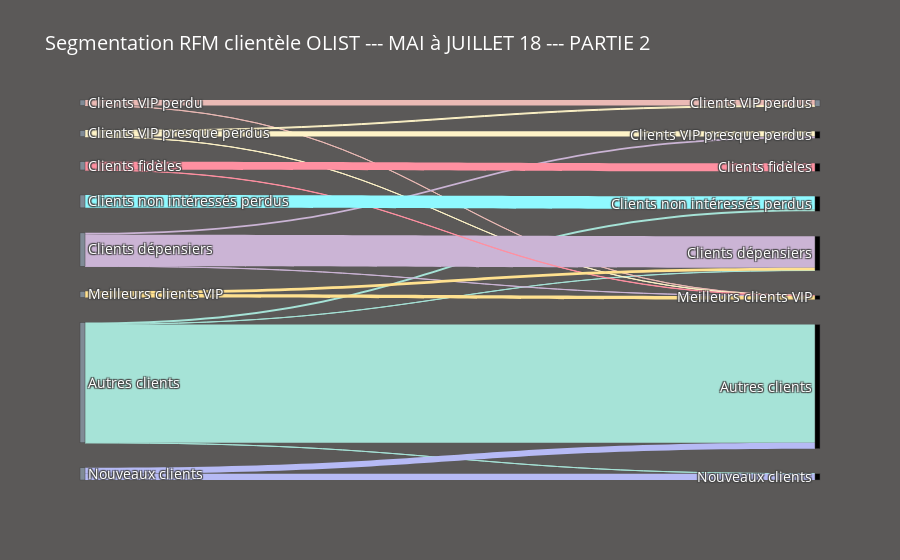

The notebook cell saved with this chart:
### Markdown cell above
### <span class="bg-warning"> 4.2.5 Stabilité par morceaux : PARTIE 2. De mai à juillet 18<span>

### Code cell
#Sankey vue d'ensemble
source = [0, 0, 0, 0,       # Autres clients
          1, 1,             # Clients VIP perdus  
          2, 2, 2,          # Clients VIP presque perdus
          3, 3, 3,          # Clients dépensiers 
          4, 4,             # Clients fidèles 
          5,                # Clients non intéressés perdus
          6, 6,             # Meilleurs clients VIP    
          7, 7]             # Nouveaux clients

target = [25, 23, 22, 26,
          14, 24,
          14, 17, 24,
          17, 23, 24,
          20, 24,
          22,
          23, 24,
          25, 26]         

value = [42559, 42, 701, 3,
         1948, 32,
         329, 1839, 44,
         654, 11332, 46, 
         2913, 87,  
         4638,
         985, 1241, 
         2139, 2266]

label = ['Autres clients',#0
         'Clients VIP perdu', #1
         'Clients VIP presque perdus',#2
         'Clients dépensiers',#3
         'Clients fidèles', #4
         'Clients non intéressés perdus',#5
         'Meilleurs clients VIP', #6
         'Nouveaux clients',#7
         
         'Autres clients',#25                 # Autres clients
         'Clients dépensiers',#23
         'Clients non intéressés perdus',#22
         'Nouveaux clients',#26
         
         'Clients VIP perdus', #14           # Clients VIP perdus
         'Meilleurs clients VIP',#24
         
         'Clients VIP perdus', #14          # Clients VIP presque perdus
         'Clients VIP presque perdus',#17
         'Meilleurs clients VIP', #24
         
         'Clients VIP presque perdus',#17     # Clients dépensiers
         'Clients dépensiers',#23
         'Meilleurs clients VIP',#24
                
         'Clients fidèles',#20                # Clients fidèles
         'Meilleurs clients VIP',#24
                          
         'Clients non intéressés perdus',#22  # Clients non intéressés perdus
                     
         'Clients dépensiers',#23            # Meilleurs clients VIP
         'Meilleurs clients VIP',#24
         
         'Autres clients',#25                 # Nouveaux clients
         'Nouveaux clients'#26
        ]

# Node data
color_node = ['#808B96', '#808B96', '#808B96', '#808B96', '#808B96', '#808B96', '#808B96', '#808B96', 
              '#808B96', '#808B96', '#808B96', '#808B96', '#808B96', '#808B96', '#808B96', '#808B96']
         
# link data
color_link = ['#A6E3D7', '#A6E3D7', '#A6E3D7', '#A6E3D7',
              '#EBBAB5', '#EBBAB5',  
              '#FEF3C7', '#FEF3C7', '#FEF3C7',  
              '#CBB4D5', '#CBB4D5', '#CBB4D5', 
              '#FF90A1', '#FF90A1', 
              '#8FF9FF', 
              '#FFE18F', '#FFE18F', 
              '#B6BAF5', '#B6BAF5']

# data to dict, dict to sankey
link = dict(source = source, target = target, value = value, color=color_link)
node = dict(label = label, pad=25, thickness=5, color=color_node)
data = go.Sankey(link = link, node=node, arrangement= 'freeform')

# plot
fig = go.Figure(data)
fig.update_layout(
    hovermode = 'x',
    title="Segmentation RFM clientèle OLIST --- MAI à JUILLET 18 --- PARTIE 2",
    font=dict(size = 14, color = 'white'),
    paper_bgcolor='#5B5958',
)
fig.show()

### Figure 1 — Plotly figure (JSON) as saved in the notebook; plotly's stock layout.template omitted (floating-point values rounded to 4 significant figures)
{"data": [{"arrangement": "freeform", "link": {"color": ["#A6E3D7", "#A6E3D7", "#A6E3D7", "#A6E3D7", "#EBBAB5", "#EBBAB5", "#FEF3C7", "#FEF3C7", "#FEF3C7", "#CBB4D5", "#CBB4D5", "#CBB4D5", "#FF90A1", "#FF90A1", "#8FF9FF", "#FFE18F", "#FFE18F", "#B6BAF5", "#B6BAF5"], "source": [0, 0, 0, 0, 1, 1, 2, 2, 2, 3, 3, 3, 4, 4, 5, 6, 6, 7, 7], "target": [25, 23, 22, 26, 14, 24, 14, 17, 24, 17, 23, 24, 20, 24, 22, 23, 24, 25, 26], "value": [42559, 42, 701, 3, 1948, 32, 329, 1839, 44, 654, 11332, 46, 2913, 87, 4638, 985, 1241, 2139, 2266]}, "node": {"color": ["#808B96", "#808B96", "#808B96", "#808B96", "#808B96", "#808B96", "#808B96", "#808B96", "#808B96", "#808B96", "#808B96", "#808B96", "#808B96", "#808B96", "#808B96", "#808B96"], "label": ["Autres clients", "Clients VIP perdu", "Clients VIP presque perdus", "Clients dépensiers", "Clients fidèles", "Clients non intéressés perdus", "Meilleurs clients VIP", "Nouveaux clients", "Autres clients", "Clients dépensiers", "Clients non intéressés perdus", "Nouveaux clients", "Clients VIP perdus", "Meilleurs clients VIP", "Clients VIP perdus", "Clients VIP presque perdus", "Meilleurs clients VIP", "Clients VIP presque perdus", "Clients dépensiers", "Meilleurs clients VIP", "Clients fidèles", "Meilleurs clients VIP", "Clients non intéressés perdus", "Clients dépensiers", "Meilleurs clients VIP", "Autres clients", "Nouveaux clients"], "pad": 25, "thickness": 5}, "type": "sankey"}], "layout": {"font": {"color": "white", "size": 14}, "hovermode": "x", "paper_bgcolor": "#5B5958", "title": {"text": "Segmentation RFM clientèle OLIST --- MAI à JUILLET 18 --- PARTIE 2"}}}
